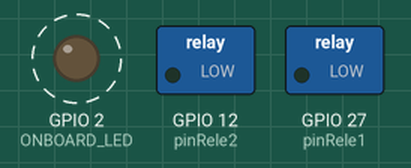
The sketch below on a simulated ESP32. Shown: switched loads named in the sketch (green lamp = pin HIGH), output pins drawn as LEDs (lit = HIGH). Dashed ring = blinking. WiFi joins after 1.5 s; servers stay silent unless stated; what the sketch prints to the serial monitor is not drawn.

Above: at 0.1 s.
Timing chart, 0 to 40.0 s (numbered marks = the images above):
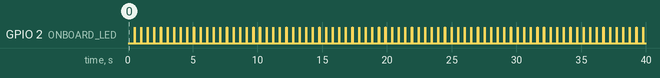

Measured:
- by itself, GPIO 2 (ONBOARD_LED): alternates HIGH for 0.01 s and LOW for 0.50 s

The sketch:

esp32_2tomadas_v02_check.ino
```cpp
#include <WiFi.h>

#include <ESP32Ping.h> /*including the ping library*/

#define ONBOARD_LED  2

const char* ssid = "warbrito"; /*Define network SSID*/

const char* password = "gb240820"; /*Define Network Password*/

int pinRele2 = 12;
int pinRele1 = 27;
bool board_on = true;

int countHA = 0;
int countRouter = 0;

void setup() {

  Serial.begin(115200); /*Baud rate for serial communication*/
  pinMode(pinRele1, OUTPUT);
  pinMode(pinRele2, OUTPUT);

  pinMode(ONBOARD_LED,OUTPUT);

  digitalWrite(pinRele1,LOW);   // low = on;  high=off
  digitalWrite(pinRele2,LOW);   // low = on;  high=off

  digitalWrite(board_on, HIGH);

  Serial.println("\n\n\n\n\n\n\n\n\n\n");
  Serial.println("Starting system...");
}

void loop() {

  WiFi.begin(ssid, password); /*Begin WiFi connection*/

  while (WiFi.status() != WL_CONNECTED) {

   // delay de 1 minuto
    for (int i = 0; i < 120; i++) {
      digitalWrite(ONBOARD_LED,LOW);
      delay(500);
      digitalWrite(ONBOARD_LED,HIGH);
      delay(10);
    }
    countRouter += 1;
    Serial.print("Connecting to WiFi... - attempt ");
    Serial.print(countRouter);
    Serial.println(" of 5");

    if (countRouter >= 5) {     // fora durante 5 minutos
      Serial.println("Conection Router failed.");
      Serial.println("Shut down...");
      digitalWrite(ONBOARD_LED,HIGH);
      digitalWrite(pinRele2,HIGH);
      delay(60000);     // 1 minuto
      digitalWrite(pinRele2,LOW);
      digitalWrite(ONBOARD_LED,LOW);
      Serial.println("Starting Router...");
      countRouter = 0;
    }
  }

  Serial.println("Router online!");

  while (WiFi.status() == WL_CONNECTED) {
    digitalWrite(ONBOARD_LED,HIGH);
    bool success = Ping.ping("192.168.15.10", 3);       // homeassistant.local:8123       Ping.ping("192.168.15.10", 3);

    if (success) {
      Serial.println("Ping successful");
    } else {

      countHA += 1;

      Serial.print("Ping failed... - attempt ");
      Serial.print(countHA);
      Serial.println(" of 5");
    }

    // delay de 1 minuto
    for (int i = 0; i < 60; i++) {
      digitalWrite(ONBOARD_LED,LOW);
      delay(10000);
      digitalWrite(ONBOARD_LED,HIGH);
      delay(10);
    }

    if (countHA >= 5) {     // fora durante 5 minutos
      Serial.println("Conection Home Assistant failed.");
      Serial.println("Shut down...");
      digitalWrite(ONBOARD_LED,HIGH);
      digitalWrite(pinRele1,HIGH);
      delay(60000);      // 1 minuyo
      digitalWrite(pinRele1,LOW);
      digitalWrite(ONBOARD_LED,LOW);
      Serial.println("Starting Home Assistant...");
      countHA = 0;
    }
  }
}
```
